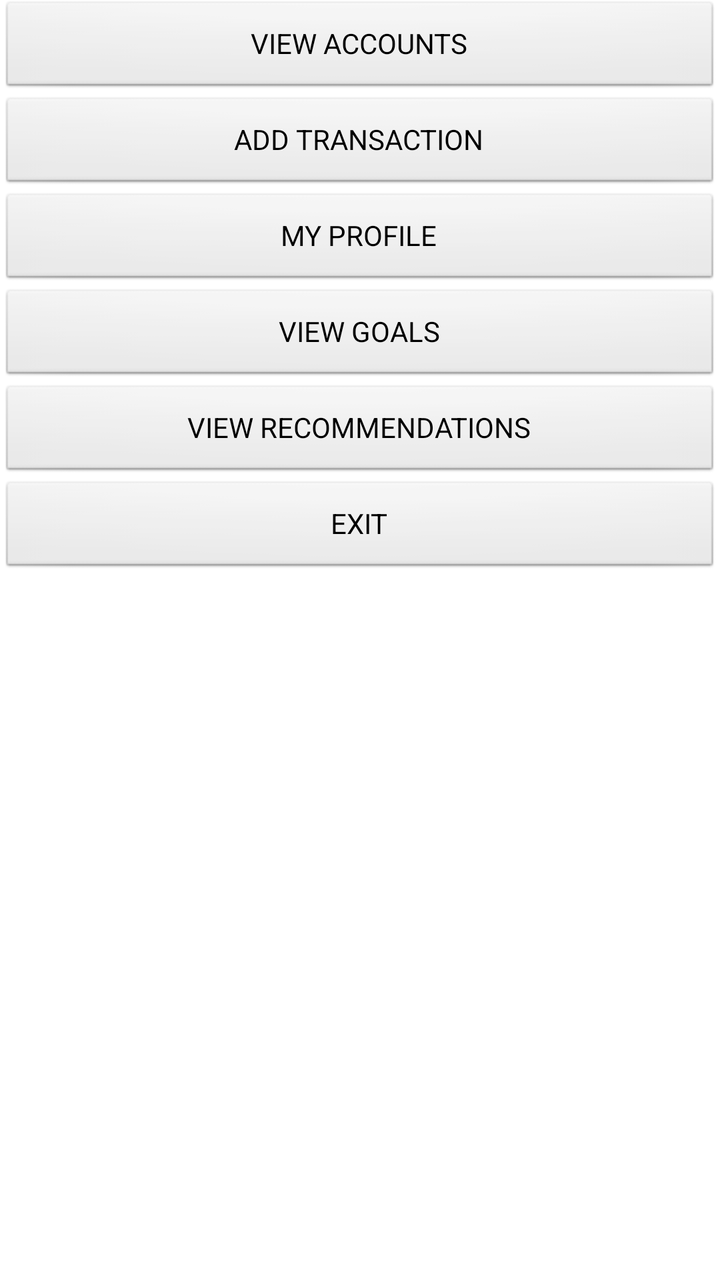
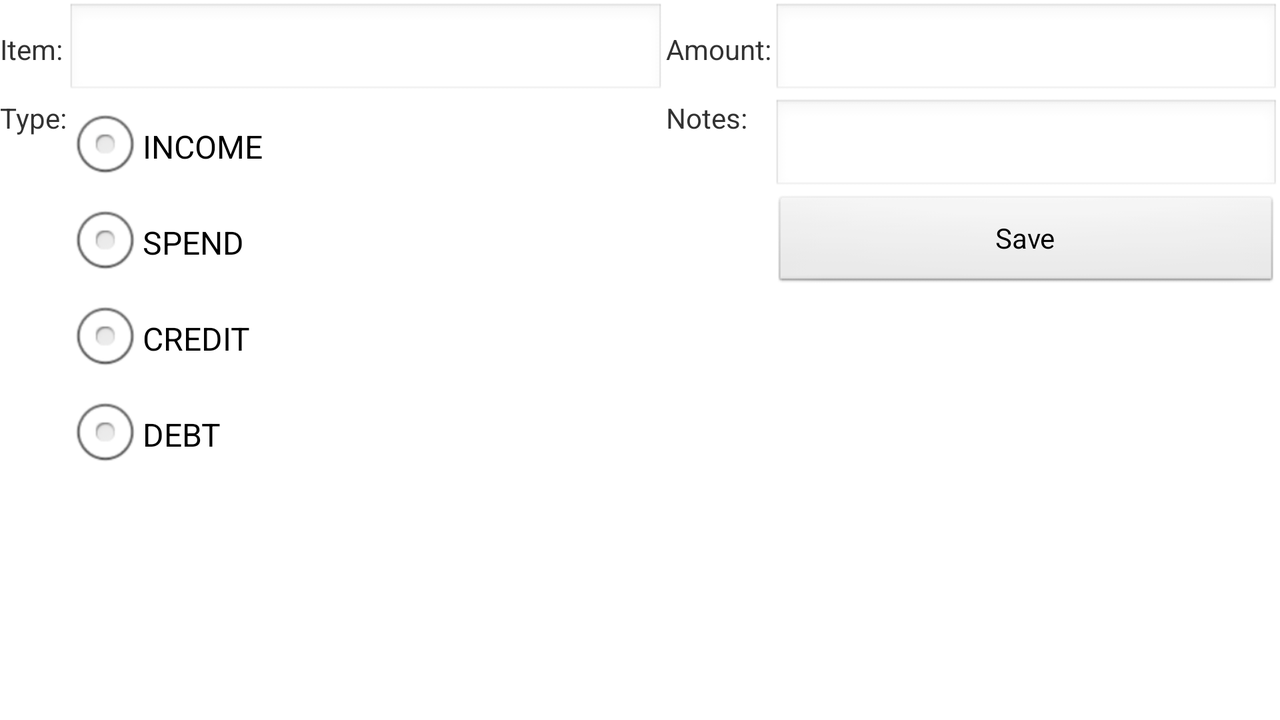

Compare how this app lays out the same screen by default and in its alternative resource folder. The renders come first, then the two layout files and the values they reference.
<!-- AndroidManifest.xml: application theme AppTheme -->
<!-- res/layout/main_menu.xml -->
<TabHost xmlns:android="http://schemas.android.com/apk/res/android"
    android:id="@android:id/tabhost"
    android:layout_width="fill_parent"
    android:layout_height="fill_parent" >

    <LinearLayout
        android:layout_width="fill_parent"
        android:layout_height="fill_parent"
        android:orientation="vertical" >

                <Button
                    android:id="@+id/view_account"
                    android:layout_width="fill_parent"
                    android:layout_height="wrap_content"
                    android:text= "@string/view_account" />
                
                <Button
                    android:id="@+id/add_transaction"
                    android:layout_width="fill_parent"
                    android:layout_height="wrap_content"
                    android:text="@string/add_transaction" />
                
                <Button
                    android:id="@+id/view_profile"
                    android:layout_width="fill_parent"
                    android:layout_height="wrap_content"
                    android:text="@string/view_profile" />
                
                <Button
                    android:id="@+id/view_goals"
                    android:layout_width="fill_parent"
                    android:layout_height="wrap_content"
                    android:text="@string/view_goals" />
                
                <Button
                    android:id="@+id/view_recommendations"
                    android:layout_width="fill_parent"
                    android:layout_height="wrap_content"
                    android:text="@string/view_recommendations" />
                
                <Button
                    android:id="@+id/exit"
                    android:layout_width="fill_parent"
                    android:layout_height="wrap_content"
                    android:text="@string/exit" />
    </LinearLayout>

</TabHost>
<!-- resources referenced by this layout -->
<resources>
  <string name="add_transaction">ADD TRANSACTION</string>
  <string name="exit">EXIT</string>
  <string name="view_account">VIEW ACCOUNTS</string>
  <string name="view_goals">VIEW GOALS</string>
  <string name="view_profile">MY PROFILE</string>
  <string name="view_recommendations">VIEW RECOMMENDATIONS</string>
  <style name="AppTheme" parent="AppBaseTheme">
          
      </style>
  <style name="AppBaseTheme" parent="android:Theme.Light">
          
      </style>
</resources>
<!-- res/layout-land/main_menu.xml (the repository's variant of the layout above) -->
<!-- drawn on the phone turned sideways -->
<TabHost xmlns:android="http://schemas.android.com/apk/res/android"
    android:id="@android:id/tabhost"
    android:layout_width="fill_parent"
    android:layout_height="fill_parent" >

    <LinearLayout
        android:layout_width="fill_parent"
        android:layout_height="fill_parent"
        android:orientation="vertical" >

        <TabWidget
            android:id="@android:id/tabs"
            android:layout_width="fill_parent"
            android:layout_height="wrap_content" />

        <FrameLayout
            android:id="@android:id/tabcontent"
            android:layout_width="fill_parent"
            android:layout_height="fill_parent" >

            <LinearLayout
                android:layout_width="fill_parent"
                android:layout_height="fill_parent" >

                <ListView
                    android:id="@+id/record1s"
                    android:layout_width="fill_parent"
                    android:layout_height="wrap_content" />
            </LinearLayout>

            <TableLayout
                android:id="@+id/details"
                android:layout_width="fill_parent"
                android:layout_height="wrap_content"
                android:paddingTop="4px"
                android:stretchColumns="1,3" >

                <TableRow>

                    <TextView
                        android:paddingRight="2px"
                        android:text="Item:" />

                    <EditText
                        android:id="@+id/item"
                        android:maxWidth="200sp" />

                    <TextView
                        android:paddingLeft="2px"
                        android:paddingRight="2px"
                        android:text="Amount:" />

                    <EditText
                        android:id="@+id/amount"
                        android:digits="0123456789."
                        android:inputType="numberDecimal" />
                </TableRow>

                <TableRow>

                    <TextView android:text="Type:" />

                    <RadioGroup
                        android:id="@+id/types" >

                        <RadioButton
                            android:id="@+id/income"
                            android:text="INCOME" />

                        <RadioButton
                            android:id="@+id/spend"
                            android:text="SPEND" />

                        <RadioButton
                            android:id="@+id/credit"
                            android:text="CREDIT" />

                        <RadioButton
                            android:id="@+id/debt"
                            android:text="DEBT" />
                    </RadioGroup>


                    <TextView
                        android:paddingLeft="2px"
                        android:text="Notes:" />

                    <LinearLayout
                        android:layout_width="fill_parent"
                        android:layout_height="fill_parent"
                        android:orientation="vertical" >

                        <EditText
                            android:id="@+id/notes"
                            android:layout_width="fill_parent"
                            android:layout_height="wrap_content"
                            android:gravity="top"
                            android:lines="1"
                            android:maxLines="2"
                            android:maxWidth="200sp"
                            
                            android:scrollHorizontally="false"
                            android:singleLine="false" />

                        <Button
                            android:id="@+id/save"
                            android:layout_width="fill_parent"
                            android:layout_height="wrap_content"
                            android:text="Save" />
                    </LinearLayout>
                </TableRow>
            </TableLayout>
        </FrameLayout>
    </LinearLayout>

</TabHost>
<!-- resources referenced by the variant -->
<!-- as the phone turned sideways resolves them -->
<resources>
  <style name="AppTheme" parent="AppBaseTheme">
          
      </style>
  <style name="AppBaseTheme" parent="android:Theme.Light">
          
      </style>
</resources>
